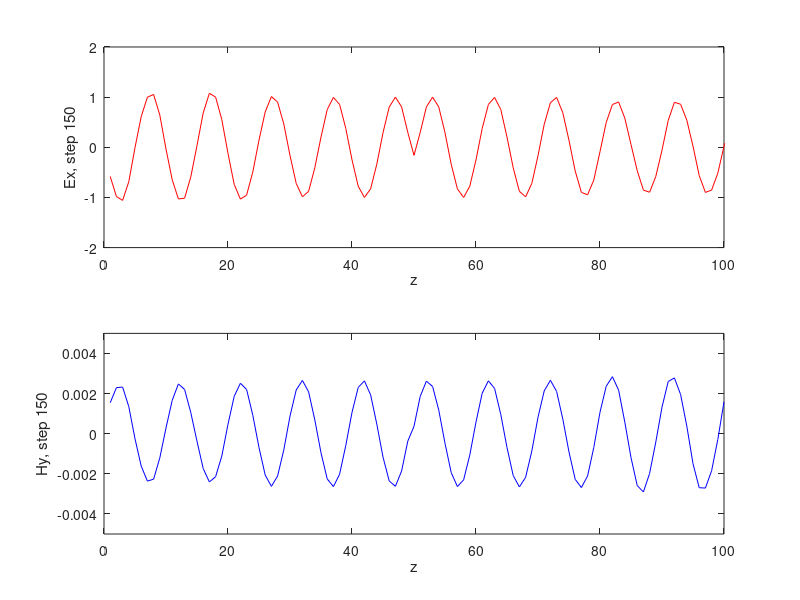

Source code (MATLAB):
% This program demonstrates a one-dimensional FDTD simulation.
% The program mainly simulates the propagation of electromagnetic wave in Z 
% directionin free space. The excitation source is a harmonic field source.
% The Mur absorbing boundary condition is used as the boundary condition.

% �ó�����ʾ��һάFDTDģ�⡣
% �ó�����Ҫģ���˵�Ų������ɿռ���z�����ϵĴ���������ԴΪʱг��Դ���߽�����
% ������Mur���ձ߽�������

clc;
clear;
close all;

%***********************************************************************
% Fundamental constants ��������
%***********************************************************************

eps0 = 8.85e-12;	% permittivity of vacuum ��ս�糣��
mu0 = 4*pi*1e-7;	% permeability of vacuum ��մŵ���
c0 = 1/sqrt(mu0*eps0);	% speed of light ����

%***********************************************************************
% Mesh parameters �������
%***********************************************************************

Nz = 100;	% number of cells in 1D problem space һά����ռ��еĵ�Ԫ��
Nt = 150;	% number of iterations ��������
dz = 3e-2;	% space step �ռ䲽��
dt = 1/(2.0*c0*sqrt(1/dz^2));	%time step ʱ�䲽��

%***********************************************************************
% Material properties ý������
%***********************************************************************

epsR = 1;	% relative permittivity ��Խ�糣��
muR = 1;	% relative permeability ��Դŵ���
sigE = 0;	% electric conductivity �絼��
sigH = 0;	% effective magnetism conductivity ��Ч�ŵ���

%***********************************************************************
% Boundary conditions �߽�����
%***********************************************************************

% PEC�߽�����

%***********************************************************************
% Updating coefficients ����ϵ��
%***********************************************************************

CA = (eps0*epsR/dt-sigE/2)/(eps0*epsR/dt+sigE/2);
CB = 1/(eps0*epsR/dt+sigE/2);
CP = (mu0*muR/dt-sigH/2)/(mu0*muR/dt+sigH/2);
CQ = 1/(mu0*muR/dt+sigH/2);

%***********************************************************************
% Source excitation Դ����
%***********************************************************************

fre = 1.0e+9; % frequency ����ԴƵ��
Jz = round(Nz/2);   % position ����Դλ��

%***********************************************************************
% Initializing field arrays ��ʼ����
%***********************************************************************

Ex = zeros(Nz+1,1);
Hy = zeros(Nz,1);

%***********************************************************************
% BEGIN TIME-STEPPING LOOP ��ʼѭ��
%***********************************************************************

for n=1:Nt
    
    % Set excitation source ���ü���Դ
%     Ex(1) = sin(2.0*pi*fre*dt*n);
%     Ex(Jz) = 1;
    Ex(Jz) = sin(2.0*pi*fre*dt*n);
%     Ex(Nz+1) = sin(2.0*pi*fre*dt*n);

    % Update magnetic field ���´ų�
    for k = 1:Nz
        Hy(k) = CP*Hy(k)-CQ*(Ex(k+1)-Ex(k))/dz;
    end
    
    tempx = Ex;
    
    % Update electric field ���µ糡
    for k = 2:Nz
        Ex(k) = CA*Ex(k)-CB*(Hy(k)-Hy(k-1))/dz;
    end
   
    % Set boundary conditions ���ñ߽�����
    % Murһ�׽��Ʒ�
%     Ex(1) = tempx(2)+((c0*dt-dz)/(c0*dt+dz))*(Ex(2)-tempx(1));
%     Ex(Nz+1) = tempx(Nz)+((c0*dt-dz)/(c0*dt+dz))*(Ex(Nz)-tempx(Nz+1));
    % �в���ʱ��
%     Ex(1) = tempx(1)-c0*dt/dz*(tempx(1)-tempx(2));
%     Ex(Nz+1) = tempx(Nz+1)-c0*dt/dz*(tempx(Nz+1)-tempx(Nz));
    % ���迹��
    Z0 = sqrt((muR*mu0)/(epsR*eps0));
    Ex(1) = -Z0*Hy(1);
    Ex(Nz+1) = Z0*Hy(Nz);
    
    % Visualize fields ���ӻ���
    subplot(2,1,1),plot(Ex,'r');
    xlabel('z');ylabel(['Ex, step ',int2str(n)]);axis([0 100 -2 2]);
    subplot(2,1,2),plot(Hy,'b');
    xlabel('z');ylabel(['Hy, step ',int2str(n)]);axis([0 100 -5e-3 5e-3]);
    drawnow;

end

%***********************************************************************
% END TIME-STEPPING LOOP ����ѭ��
%***********************************************************************